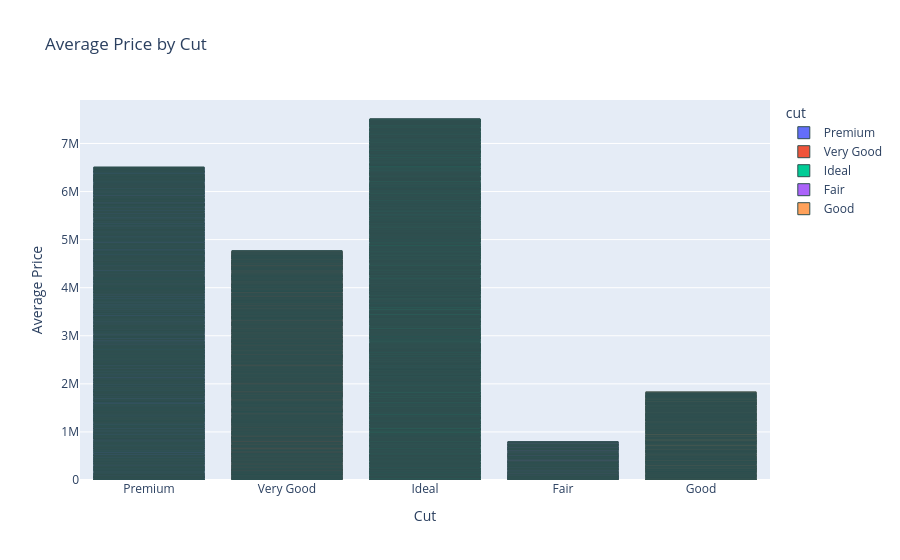

Write notebook code for a chart like this one.
### Code cell
# bar plot
fig = px.bar(df, x='cut', y='price', color='cut', title='Average Price by Cut')
fig.update_traces(marker=dict(line=dict(width=1, color='DarkSlateGrey')))
fig.update_layout(title='Average Price by Cut', xaxis_title='Cut', yaxis_title='Average Price')
fig.show()

### Figure 1 — Plotly figure (JSON) as saved in the notebook; plotly's stock layout.template omitted (floating-point values rounded to 4 significant figures; data arrays with more than 128 entries replaced by an {"elided": "..."} marker saying what was removed)
{"data": [{"hovertemplate": "cut=%{x}<br>price=%{y}<extra></extra>", "legendgroup": "Premium", "marker": {"color": "#636efa", "line": {"color": "DarkSlateGrey", "width": 1}, "pattern": {"shape": ""}}, "name": "Premium", "orientation": "v", "showlegend": true, "textposition": "auto", "type": "bar", "x": {"elided": "1447 str values"}, "xaxis": "x", "y": {"elided": "1447 int values"}, "yaxis": "y"}, {"hovertemplate": "cut=%{x}<br>price=%{y}<extra></extra>", "legendgroup": "Very Good", "marker": {"color": "#EF553B", "line": {"color": "DarkSlateGrey", "width": 1}, "pattern": {"shape": ""}}, "name": "Very Good", "orientation": "v", "showlegend": true, "textposition": "auto", "type": "bar", "x": {"elided": "1195 str values"}, "xaxis": "x", "y": {"elided": "1195 int values"}, "yaxis": "y"}, {"hovertemplate": "cut=%{x}<br>price=%{y}<extra></extra>", "legendgroup": "Ideal", "marker": {"color": "#00cc96", "line": {"color": "DarkSlateGrey", "width": 1}, "pattern": {"shape": ""}}, "name": "Ideal", "orientation": "v", "showlegend": true, "textposition": "auto", "type": "bar", "x": {"elided": "2127 str values"}, "xaxis": "x", "y": {"elided": "2127 int values"}, "yaxis": "y"}, {"hovertemplate": "cut=%{x}<br>price=%{y}<extra></extra>", "legendgroup": "Fair", "marker": {"color": "#ab63fa", "line": {"color": "DarkSlateGrey", "width": 1}, "pattern": {"shape": ""}}, "name": "Fair", "orientation": "v", "showlegend": true, "textposition": "auto", "type": "bar", "x": {"elided": "168 str values"}, "xaxis": "x", "y": {"elided": "168 int values"}, "yaxis": "y"}, {"hovertemplate": "cut=%{x}<br>price=%{y}<extra></extra>", "legendgroup": "Good", "marker": {"color": "#FFA15A", "line": {"color": "DarkSlateGrey", "width": 1}, "pattern": {"shape": ""}}, "name": "Good", "orientation": "v", "showlegend": true, "textposition": "auto", "type": "bar", "x": {"elided": "457 str values"}, "xaxis": "x", "y": {"elided": "457 int values"}, "yaxis": "y"}], "layout": {"barmode": "relative", "legend": {"title": {"text": "cut"}, "tracegroupgap": 0}, "title": {"text": "Average Price by Cut"}, "xaxis": {"anchor": "y", "categoryarray": ["Premium", "Very Good", "Ideal", "Fair", "Good"], "categoryorder": "array", "domain": [0, 1], "title": {"text": "Cut"}}, "yaxis": {"anchor": "x", "domain": [0, 1], "title": {"text": "Average Price"}}}}
